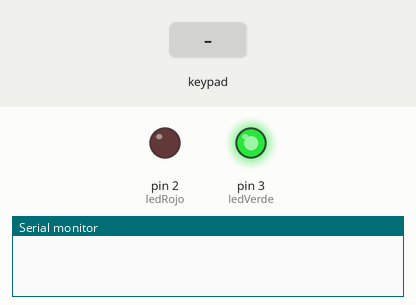
A sketch run on a simulated Arduino Uno, built with avr-gcc and run on an emulated ATmega328P. Shown: output pins drawn as LEDs (lit = HIGH), the last lines printed to the serial monitor. Dashed ring = blinking. Inputs (shaded band) come from the test bench.

Above: at 1.2 s.
1.3 s: keypad keys 1 1 1 0 9 8 pressed 0.4 s apart
At 3.5 s:
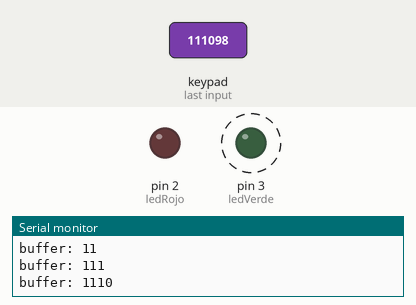
6.7 s: keypad keys 7 6 5 4 pressed 0.4 s apart
At 8.2 s:
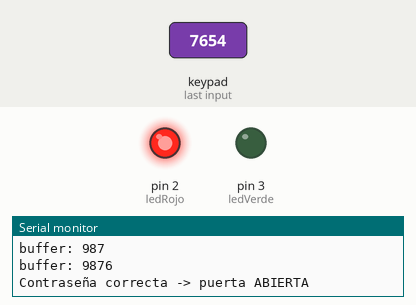
Timing chart, 0 to 14.3 s (numbered marks = the images above; inputs shaded):
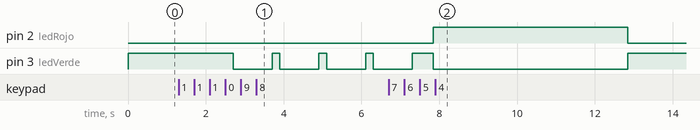

The sketch:

Ejercicio2.3.ino
```cpp
// C++ code
// GRUPO B3
// Mateo Rico Iglesias
// Chen Xin Pan Wang
// Eduardo Blanco Bielsa

#include <Keypad.h>
//Leds
int ledRojo = 2;
int ledVerde = 3;

//Teclado
const byte nfilas = 4;
const byte ncolumnas = 4;
char teclas[nfilas][ncolumnas] = {
   {'1','2','3','A'},
   {'4','5','6','B'},
   {'7','8','9','C'},
   {'*','0','#','D'}
  };
byte pinsFilas[nfilas] = { 11, 10, 9, 8 };
byte pinsColumnas[ncolumnas] = { 7, 6, 5, 4 };

Keypad teclado = Keypad(makeKeymap(teclas), pinsFilas, pinsColumnas,
nfilas, ncolumnas);

bool isOpened = false;

double inicioCuentaTiempo;

int sizeOfBuffer;

//Contraseña
String bufferLectura = "";//para la contraseña
String password = "9876";

void setup() {
  Serial.begin(9600);
  pinMode(ledVerde, OUTPUT);
  pinMode(ledRojo, OUTPUT);
  digitalWrite(ledVerde, HIGH);
}

void loop() {
  char teclaPulsada = teclado.getKey();
  if(bufferLectura == password && !isOpened){
      inicioCuentaTiempo = millis();
      isOpened = true;
      Serial.println("Contraseña correcta -> puerta ABIERTA");
      digitalWrite(ledVerde, LOW);
      digitalWrite(ledRojo, HIGH);
      sizeOfBuffer = 0;
  }else if(millis() - inicioCuentaTiempo >= 5000 && isOpened){
        isOpened = false;
        digitalWrite(ledRojo, LOW);
        digitalWrite(ledVerde, HIGH);
        bufferLectura = ""; // reinicio del buffer
        sizeOfBuffer = 0;
        Serial.println("Pasaron 5 segundos -> puerta CERRADA");
  }else if(teclaPulsada == 'C'&& isOpened){
        isOpened = false;
        Serial.println("Tecla pulsada: C -> puerta CERRADA");
        digitalWrite(ledRojo, LOW);
        digitalWrite(ledVerde, HIGH);
        bufferLectura = ""; // reinicio del buffer
        sizeOfBuffer = 0;

  }else if(sizeOfBuffer > 3 && !isOpened){
    bufferLectura = ""; // reinicio del buffer
    sizeOfBuffer = 0;
    for(int i = 0; i <= 3; i++){
      digitalWrite(ledVerde, HIGH);
      delay(200);
      digitalWrite(ledVerde, LOW);
        delay(1000);
    }
    digitalWrite(ledVerde, HIGH);
  }
  else if(isdigit(teclaPulsada) && !isOpened){
    bufferLectura += teclaPulsada;
  Serial.println("buffer: "+bufferLectura);
    sizeOfBuffer++;
  }
}
```

Measured:
- after the input at 1.3 s, pin 3 (ledVerde): alternates HIGH for 0.20 s and LOW for 1.0 s, starting after 1.4 s
- after the input at 6.7 s, pin 2 (ledRojo): LOW → HIGH after 1.1 s, → LOW 5.0 s later
